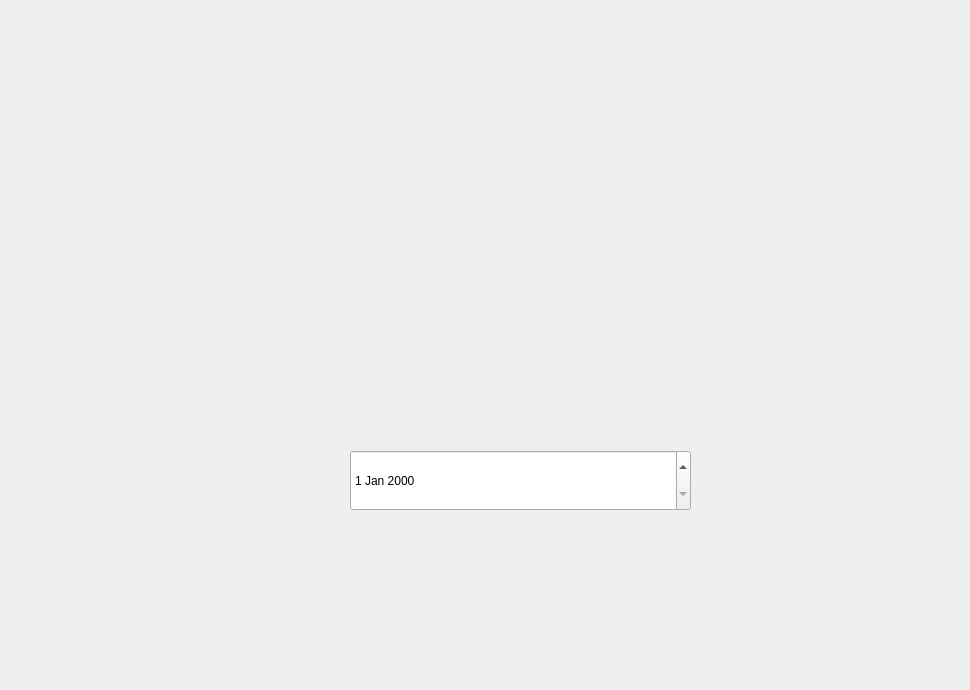
     <widget class="QWidget" name="widget_4">
      <property name="styleSheet">
       <string notr="true">background-image:url(:/interface/ajout-mod-produit)



</string>
      </property>
      <widget class="QLineEdit" name="nom_2">
       <property name="geometry">
        <rect>
         <x>372</x>
         <y>180</y>
         <width>311</width>
         <height>31</height>
        </rect>
       </property>
       <property name="styleSheet">
        <string notr="true">background:transparent;
border:none;</string>
       </property>
      </widget>
      <widget class="QLineEdit" name="quantite_s_2">
       <property name="geometry">
        <rect>
         <x>370</x>
         <y>270</y>
         <width>311</width>
         <height>31</height>
        </rect>
       </property>
       <property name="styleSheet">
        <string notr="true">background:transparent;
border:none;</string>
       </property>
      </widget>
      <widget class="QLineEdit" name="quantite_r_2">
       <property name="geometry">
        <rect>
         <x>370</x>
         <y>370</y>
         <width>311</width>
         <height>31</height>
        </rect>
       </property>
       <property name="styleSheet">
        <string notr="true">background:transparent;
border:none;</string>
       </property>
      </widget>
      <widget class="QLineEdit" name="prix_2">
       <property name="geometry">
        <rect>
         <x>370</x>
         <y>550</y>
         <width>311</width>
         <height>31</height>
        </rect>
       </property>
       <property name="styleSheet">
        <string notr="true">background:transparent;
border:none;</string>
       </property>
      </widget>
      <widget class="QLineEdit" name="code_2">
       <property name="geometry">
        <rect>
         <x>370</x>
         <y>630</y>
         <width>311</width>
         <height>31</height>
        </rect>
       </property>
       <property name="styleSheet">
        <string notr="true">background:transparent;
border:none;</string>
       </property>
      </widget>
      <widget class="QPushButton" name="done_m_p">
       <property name="geometry">
        <rect>
         <x>780</x>
         <y>630</y>
         <width>61</width>
         <height>51</height>
        </rect>
       </property>
       <property name="styleSheet">
        <string notr="true">background:transparent;
border:none;</string>
       </property>
       <property name="text">
        <string/>
       </property>
      </widget>
      <widget class="QPushButton" name="prec_m_p">
       <property name="geometry">
        <rect>
         <x>890</x>
         <y>630</y>
         <width>71</width>
         <height>51</height>
        </rect>
       </property>
       <property name="styleSheet">
        <string notr="true">background:transparent;
border:none;</string>
       </property>
       <property name="text">
        <string/>
       </property>
      </widget>
      <widget class="QLineEdit" name="id_2">
       <property name="geometry">
        <rect>
         <x>370</x>
         <y>90</y>
         <width>311</width>
         <height>31</height>
        </rect>
       </property>
       <property name="styleSheet">
        <string notr="true">background:transparent;
border:none;</string>
       </property>
      </widget>
      <widget class="QDateEdit" name="duree_2">
       <property name="geometry">
        <rect>
         <x>350</x>
         <y>450</y>
         <width>341</width>
         <height>61</height>
        </rect>
       </property>
      </widget>
     </widget>
